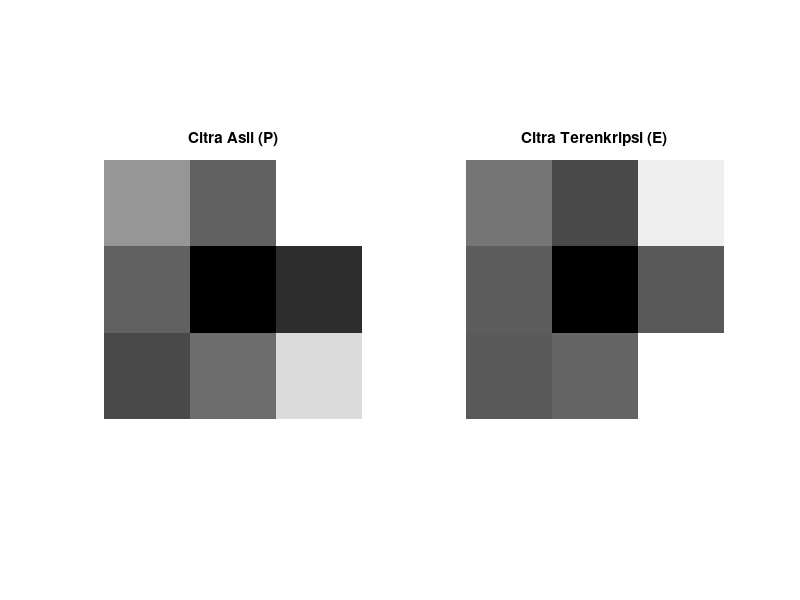

This figure's MATLAB source:
% Data
A = [4 1 2; 1 5 1; 1 1 6];
P = [120 81 200; 80 5 41; 61 90 170];

% Enkripsi
E = A * P;

% Visualisasi
figure

subplot(1,2,1)
imshow(P, [])
title('Citra Asli (P)')

subplot(1,2,2)
imshow(E, [])
title('Citra Terenkripsi (E)')
